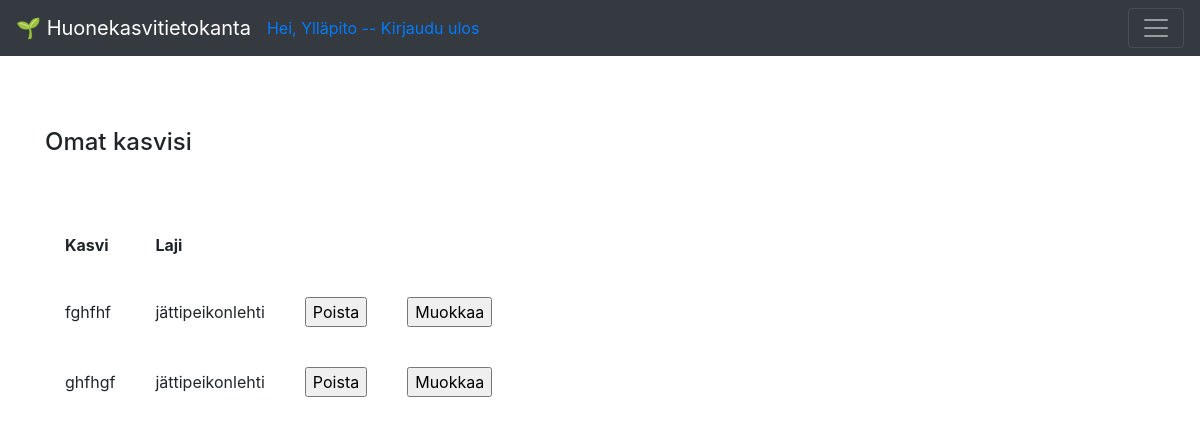
Page /plants (signed in) on the earlier database version.
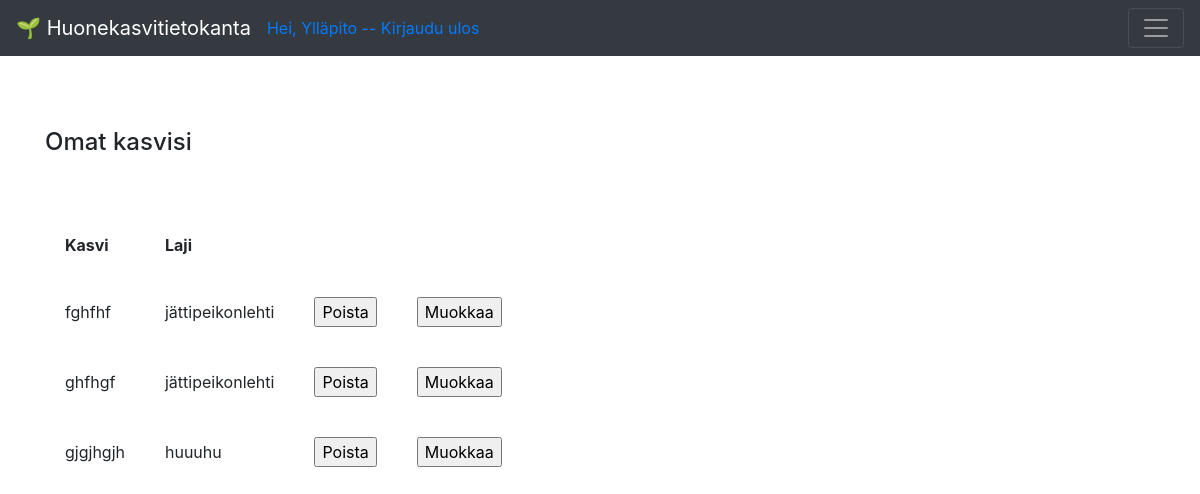
Same page on the later database version.
### application/plants/models.py (models this page shows, shortened)
class Plant(Base):
    species_id = db.Column(db.Integer, db.ForeignKey('species.id'),
        nullable=True)
    account_id = db.Column(db.Integer, db.ForeignKey('account.id'),
                           nullable=False)
    species_name = db.Column(db.String(144), nullable=True)

### application/plants/views.py (the view)
@app.route("/plants", methods=["GET"])
@login_required(role="ANY")
def plants_index():
    return render_template("plants/list.html", plants = Plant.query.filter_by(account_id=current_user.id))

### application/__init__.py (called while the page is built)
def login_required(role = "ANY"):
    def wrapper(fn):
        @wraps(fn)
        def decorated_view(*args, **kwargs):
            if not current_user:
                return login_manager.unauthorized()
            if not current_user.is_authenticated:
                return login_manager.unauthorized()
            unauthorized = False
            if not role == "ANY":
                unauthorized = True
                for user_role in current_user.userrole():
                    if user_role == role:
                        unauthorized = False
                        break
            if unauthorized:
                return login_manager.unauthorized()
            return fn(*args, **kwargs)
        return decorated_view
    return wrapper

@login_manager.user_loader
def load_user(user_id):
    return User.query.get(user_id)

### application/templates/plants/list.html
{% extends "layout.html" %}
{% block body %}
<h4>Omat kasvisi</h4>
<br>
<br>
  <table cellpadding="20">
    <tr>
      <th>Kasvi</th>
      <th>Laji<th>
    </tr>
    {% for plant in plants %}
    <tr>
      <td>{{ plant.name }}</td>
      <td>{{ plant.species_name }}</td>
            <td>
                <form method="POST" action="{{ url_for('plants_delete', plant_id=plant.id) }}">
                  <input type="submit" value="Poista"/>
                </form>
                    </td>
                    <td>
                        <form method="POST" action="{{ url_for('plants_edit', plant_id=plant.id) }}">
                          <input type="submit" value="Muokkaa"/>
                        </form>
                            </td>
    </tr>
    {% endfor %}
  </table>
{% endblock %}

Differences in the rows shown:
added Plant: name "gjgjhgjh", species_name "huuuhu"
